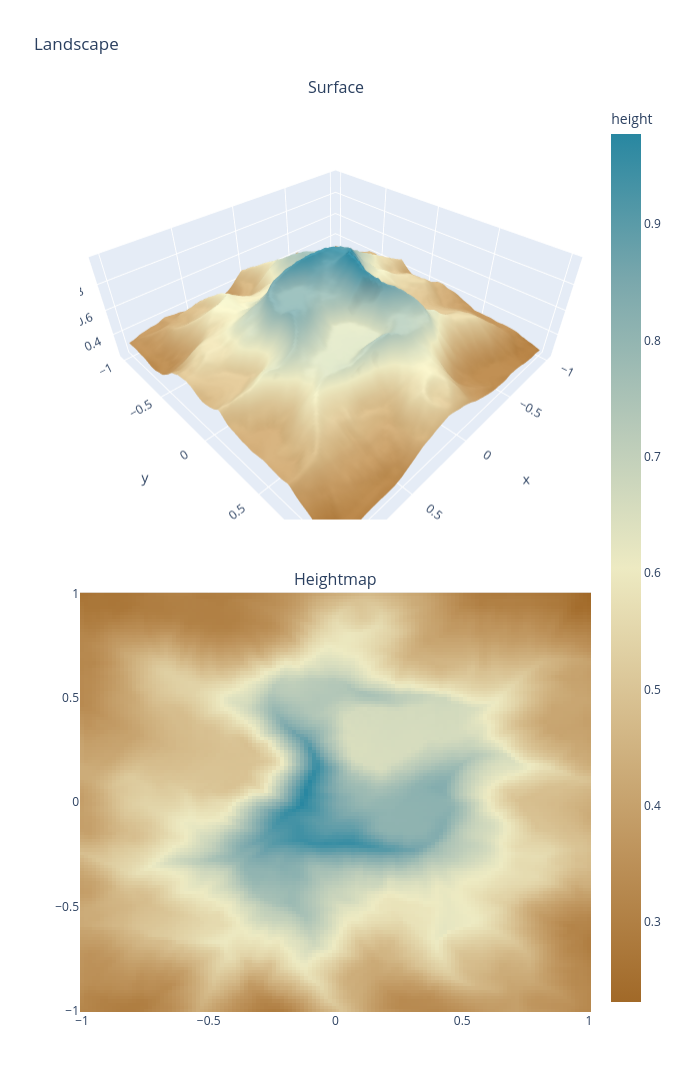
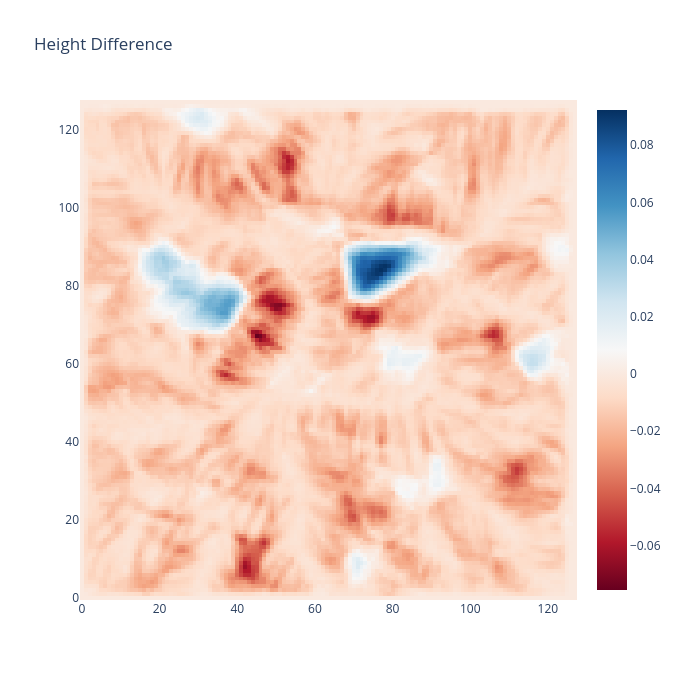

Write notebook code for charts like these, in order.
### Code cell
import numba as nb


@nb.njit
def sample_height_and_gradient(heightmap, x_pos, y_pos):
    x0 = int(x_pos)
    y0 = int(y_pos)
    x1 = x0 + 1
    y1 = y0 + 1

    sx = x_pos - x0
    sy = y_pos - y0

    h00 = heightmap[y0, x0]
    h10 = heightmap[y0, x1]
    h01 = heightmap[y1, x0]
    h11 = heightmap[y1, x1]

    h0 = h00 * (1.0 - sx) + h10 * sx
    h1 = h01 * (1.0 - sx) + h11 * sx
    h = h0 * (1.0 - sy) + h1 * sy

    grad_x = (h10 - h00) * (1.0 - sy) + (h11 - h01) * sy
    grad_y = (h01 - h00) * (1.0 - sx) + (h11 - h10) * sx
    return h, grad_x, grad_y


@nb.njit
def deposit_bilinear(heightmap, x_pos, y_pos, amount):
    x0 = int(x_pos)
    y0 = int(y_pos)
    x1 = x0 + 1
    y1 = y0 + 1

    sx = x_pos - x0
    sy = y_pos - y0

    w00 = (1.0 - sx) * (1.0 - sy)
    w10 = sx * (1.0 - sy)
    w01 = (1.0 - sx) * sy
    w11 = sx * sy

    heightmap[y0, x0] += amount * w00
    heightmap[y0, x1] += amount * w10
    heightmap[y1, x0] += amount * w01
    heightmap[y1, x1] += amount * w11


@nb.njit
def erode_with_brush(heightmap, x_pos, y_pos, amount, radius):
    center_x = int(x_pos)
    center_y = int(y_pos)
    h = heightmap.shape[0]
    w = heightmap.shape[1]

    total_weight = 0.0
    for oy in range(-radius, radius + 1):
        for ox in range(-radius, radius + 1):
            xi = center_x + ox
            yi = center_y + oy
            if xi <= 0 or xi >= w - 1 or yi <= 0 or yi >= h - 1:
                continue
            dist = (ox * ox + oy * oy) ** 0.5
            if dist > radius:
                continue
            total_weight += radius + 1.0 - dist

    if total_weight <= 0.0:
        return 0.0

    removed = 0.0
    for oy in range(-radius, radius + 1):
        for ox in range(-radius, radius + 1):
            xi = center_x + ox
            yi = center_y + oy
            if xi <= 0 or xi >= w - 1 or yi <= 0 or yi >= h - 1:
                continue
            dist = (ox * ox + oy * oy) ** 0.5
            if dist > radius:
                continue

            weight = radius + 1.0 - dist
            share = amount * (weight / total_weight)

            local_floor = 1e18
            for ny in range(yi - 1, yi + 2):
                for nx in range(xi - 1, xi + 2):
                    if ny == yi and nx == xi:
                        continue
                    v = heightmap[ny, nx]
                    if v < local_floor:
                        local_floor = v

            max_remove = heightmap[yi, xi] - local_floor
            if max_remove < 0.0:
                max_remove = 0.0

            delta = share
            if delta > max_remove:
                delta = max_remove

            heightmap[yi, xi] -= delta
            removed += delta

    return removed


@nb.njit
def diffuse_step(heightmap, alpha):
    src = heightmap.copy()
    h = heightmap.shape[0]
    w = heightmap.shape[1]

    for yi in range(1, h - 1):
        for xi in range(1, w - 1):
            lap = (
                src[yi - 1, xi]
                + src[yi + 1, xi]
                + src[yi, xi - 1]
                + src[yi, xi + 1]
                - 4.0 * src[yi, xi]
            )
            heightmap[yi, xi] = src[yi, xi] + alpha * lap


@nb.njit
def hydraulic_erosion_numba(
    heightmap,
    start_x,
    start_y,
    max_steps,
    inertia,
    capacity,
    min_slope,
    deposition,
    erosion,
    evaporation,
    gravity,
    max_deposit_step,
    max_erode_step,
    brush_radius,
    diffuse_every,
    diffuse_alpha,
):
    hm = heightmap.copy()
    h = hm.shape[0]
    w = hm.shape[1]
    iterations = start_x.shape[0]

    for drop_idx in range(iterations):
        x_pos = start_x[drop_idx]
        y_pos = start_y[drop_idx]

        dir_x = 0.0
        dir_y = 0.0
        speed = 1.0
        water = 1.0
        sediment = 0.0

        for _ in range(max_steps):
            if x_pos < 1.0 or x_pos >= w - 2.0 or y_pos < 1.0 or y_pos >= h - 2.0:
                break

            h_now, grad_x, grad_y = sample_height_and_gradient(hm, x_pos, y_pos)

            dir_x = dir_x * inertia - grad_x * (1.0 - inertia)
            dir_y = dir_y * inertia - grad_y * (1.0 - inertia)

            norm = (dir_x * dir_x + dir_y * dir_y) ** 0.5
            if norm < 1e-12:
                break

            dir_x /= norm
            dir_y /= norm

            new_x = x_pos + dir_x
            new_y = y_pos + dir_y
            if new_x < 1.0 or new_x >= w - 2.0 or new_y < 1.0 or new_y >= h - 2.0:
                break

            h_new, _, _ = sample_height_and_gradient(hm, new_x, new_y)
            delta_h = h_new - h_now

            slope = -delta_h
            if slope < min_slope:
                slope = min_slope
            sediment_capacity = slope * speed * water * capacity

            if delta_h > 0.0 or sediment > sediment_capacity:
                target = (
                    delta_h
                    if delta_h > 0.0
                    else (sediment - sediment_capacity) * deposition
                )
                deposit_amount = sediment
                if target < deposit_amount:
                    deposit_amount = target
                if max_deposit_step < deposit_amount:
                    deposit_amount = max_deposit_step

                if deposit_amount > 0.0:
                    deposit_bilinear(hm, x_pos, y_pos, deposit_amount)
                    sediment -= deposit_amount
            else:
                erode_amount = (sediment_capacity - sediment) * erosion
                downhill_limit = -delta_h
                if downhill_limit < erode_amount:
                    erode_amount = downhill_limit
                if max_erode_step < erode_amount:
                    erode_amount = max_erode_step

                if erode_amount > 0.0:
                    lifted = erode_with_brush(
                        hm, x_pos, y_pos, erode_amount, brush_radius
                    )
                    sediment += lifted

            speed_sq = speed * speed + (-delta_h) * gravity
            if speed_sq < 0.05:
                speed_sq = 0.05
            speed = speed_sq**0.5
            if speed > 3.0:
                speed = 3.0

            water *= 1.0 - evaporation
            x_pos = new_x
            y_pos = new_y

            if water < 0.02:
                break

        if diffuse_every > 0 and ((drop_idx + 1) % diffuse_every == 0):
            diffuse_step(hm, diffuse_alpha)

    return hm


def hydraulic_erosion(
    heightmap,
    iterations=25000,
    max_steps=45,
    inertia=0.15,
    capacity=1.6,
    min_slope=0.01,
    deposition=0.08,
    erosion=0.05,
    evaporation=0.03,
    gravity=4.0,
    max_deposit_step=0.025,
    max_erode_step=0.012,
    brush_radius=1,
    diffuse_every=6000,
    diffuse_alpha=0.01,
    seed=None,
):
    rng = np.random.default_rng(seed)
    h, w = heightmap.shape
    start_x = rng.uniform(1.0, w - 2.0, size=iterations).astype(np.float64)
    start_y = rng.uniform(1.0, h - 2.0, size=iterations).astype(np.float64)

    hm64 = np.asarray(heightmap, dtype=np.float64)
    eroded = hydraulic_erosion_numba(
        hm64,
        start_x,
        start_y,
        max_steps,
        inertia,
        capacity,
        min_slope,
        deposition,
        erosion,
        evaporation,
        gravity,
        max_deposit_step,
        max_erode_step,
        int(brush_radius),
        int(diffuse_every),
        diffuse_alpha,
    )
    return eroded.astype(heightmap.dtype, copy=False)


eroded_height = hydraulic_erosion(height)
plot_landscape(x, y, xx, yy, eroded_height)


def plot_diff_heatmap(diff):
    fig = go.Figure(data=go.Heatmap(z=diff, colorscale="RdBu"))
    fig.update_layout(height=680, width=680, title="Height Difference")
    fig.show()


height_diff = eroded_height - height
plot_diff_heatmap(height_diff)

### Figure 1 — Plotly figure (JSON) as saved in the notebook; plotly's stock layout.template omitted (floating-point values rounded to 4 significant figures; data arrays with more than 128 entries replaced by an {"elided": "..."} marker saying what was removed)
{"data": [{"colorscale": [[0, "rgb(161, 105, 40)"], [0.1667, "rgb(189, 146, 90)"], [0.3333, "rgb(214, 189, 141)"], [0.5, "rgb(237, 234, 194)"], [0.6667, "rgb(181, 200, 184)"], [0.8333, "rgb(121, 167, 172)"], [1, "rgb(40, 135, 161)"]], "scene": "scene", "showscale": false, "type": "surface", "x": {"elided": "128x128 float values"}, "y": {"elided": "128x128 float values"}, "z": {"elided": "128x128 float values"}}, {"colorbar": {"title": {"text": "height"}}, "colorscale": [[0, "rgb(161, 105, 40)"], [0.1667, "rgb(189, 146, 90)"], [0.3333, "rgb(214, 189, 141)"], [0.5, "rgb(237, 234, 194)"], [0.6667, "rgb(181, 200, 184)"], [0.8333, "rgb(121, 167, 172)"], [1, "rgb(40, 135, 161)"]], "type": "heatmap", "x": [-1.0, -0.9843, -0.9685, -0.9528, -0.937, -0.9213, -0.9055, -0.8898, -0.874, -0.8583, -0.8425, -0.8268, -0.811, -0.7953, -0.7795, -0.7638, -0.748, -0.7323, -0.7165, -0.7008, -0.685, -0.6693, -0.6535, -0.6378, -0.622, -0.6063, -0.5906, -0.5748, -0.5591, -0.5433, -0.5276, -0.5118, -0.4961, -0.4803, -0.4646, -0.4488, -0.4331, -0.4173, -0.4016, -0.3858, -0.3701, -0.3543, -0.3386, -0.3228, -0.3071, -0.2913, -0.2756, -0.2598, -0.2441, -0.2283, -0.2126, -0.1969, -0.1811, -0.1654, -0.1496, -0.1339, -0.1181, -0.1024, -0.08661, -0.07087, -0.05512, -0.03937, -0.02362, -0.007874, 0.007874, 0.02362, 0.03937, 0.05512, 0.07087, 0.08661, 0.1024, 0.1181, 0.1339, 0.1496, 0.1654, 0.1811, 0.1969, 0.2126, 0.2283, 0.2441, 0.2598, 0.2756, 0.2913, 0.3071, 0.3228, 0.3386, 0.3543, 0.3701, 0.3858, 0.4016, 0.4173, 0.4331, 0.4488, 0.4646, 0.4803, 0.4961, 0.5118, 0.5276, 0.5433, 0.5591, 0.5748, 0.5906, 0.6063, 0.622, 0.6378, 0.6535, 0.6693, 0.685, 0.7008, 0.7165, 0.7323, 0.748, 0.7638, 0.7795, 0.7953, 0.811, 0.8268, 0.8425, 0.8583, 0.874, 0.8898, 0.9055, 0.9213, 0.937, 0.9528, 0.9685, 0.9843, 1.0], "xaxis": "x", "y": [-1.0, -0.9843, -0.9685, -0.9528, -0.937, -0.9213, -0.9055, -0.8898, -0.874, -0.8583, -0.8425, -0.8268, -0.811, -0.7953, -0.7795, -0.7638, -0.748, -0.7323, -0.7165, -0.7008, -0.685, -0.6693, -0.6535, -0.6378, -0.622, -0.6063, -0.5906, -0.5748, -0.5591, -0.5433, -0.5276, -0.5118, -0.4961, -0.4803, -0.4646, -0.4488, -0.4331, -0.4173, -0.4016, -0.3858, -0.3701, -0.3543, -0.3386, -0.3228, -0.3071, -0.2913, -0.2756, -0.2598, -0.2441, -0.2283, -0.2126, -0.1969, -0.1811, -0.1654, -0.1496, -0.1339, -0.1181, -0.1024, -0.08661, -0.07087, -0.05512, -0.03937, -0.02362, -0.007874, 0.007874, 0.02362, 0.03937, 0.05512, 0.07087, 0.08661, 0.1024, 0.1181, 0.1339, 0.1496, 0.1654, 0.1811, 0.1969, 0.2126, 0.2283, 0.2441, 0.2598, 0.2756, 0.2913, 0.3071, 0.3228, 0.3386, 0.3543, 0.3701, 0.3858, 0.4016, 0.4173, 0.4331, 0.4488, 0.4646, 0.4803, 0.4961, 0.5118, 0.5276, 0.5433, 0.5591, 0.5748, 0.5906, 0.6063, 0.622, 0.6378, 0.6535, 0.6693, 0.685, 0.7008, 0.7165, 0.7323, 0.748, 0.7638, 0.7795, 0.7953, 0.811, 0.8268, 0.8425, 0.8583, 0.874, 0.8898, 0.9055, 0.9213, 0.937, 0.9528, 0.9685, 0.9843, 1.0], "yaxis": "y", "z": {"elided": "128x128 float values"}}], "layout": {"annotations": [{"font": {"size": 16}, "showarrow": false, "text": "Surface", "x": 0.5, "xanchor": "center", "xref": "paper", "y": 1, "yanchor": "bottom", "yref": "paper"}, {"font": {"size": 16}, "showarrow": false, "text": "Heightmap", "x": 0.5, "xanchor": "center", "xref": "paper", "y": 0.46, "yanchor": "bottom", "yref": "paper"}], "height": 1200, "scene": {"domain": {"x": [0, 1], "y": [0.54, 1]}, "xaxis": {"title": {"text": "x"}}, "yaxis": {"title": {"text": "y"}}, "zaxis": {"title": {"text": "height"}}}, "title": {"text": "Landscape"}, "width": 680, "xaxis": {"anchor": "y", "domain": [0, 1]}, "yaxis": {"anchor": "x", "domain": [0, 0.46]}}}

### Figure 2 — Plotly figure (JSON) as saved in the notebook; plotly's stock layout.template omitted (floating-point values rounded to 4 significant figures; data arrays with more than 128 entries replaced by an {"elided": "..."} marker saying what was removed)
{"data": [{"colorscale": [[0, "rgb(103,0,31)"], [0.1, "rgb(178,24,43)"], [0.2, "rgb(214,96,77)"], [0.3, "rgb(244,165,130)"], [0.4, "rgb(253,219,199)"], [0.5, "rgb(247,247,247)"], [0.6, "rgb(209,229,240)"], [0.7, "rgb(146,197,222)"], [0.8, "rgb(67,147,195)"], [0.9, "rgb(33,102,172)"], [1, "rgb(5,48,97)"]], "type": "heatmap", "z": {"elided": "128x128 float values"}}], "layout": {"height": 680, "title": {"text": "Height Difference"}, "width": 680}}
